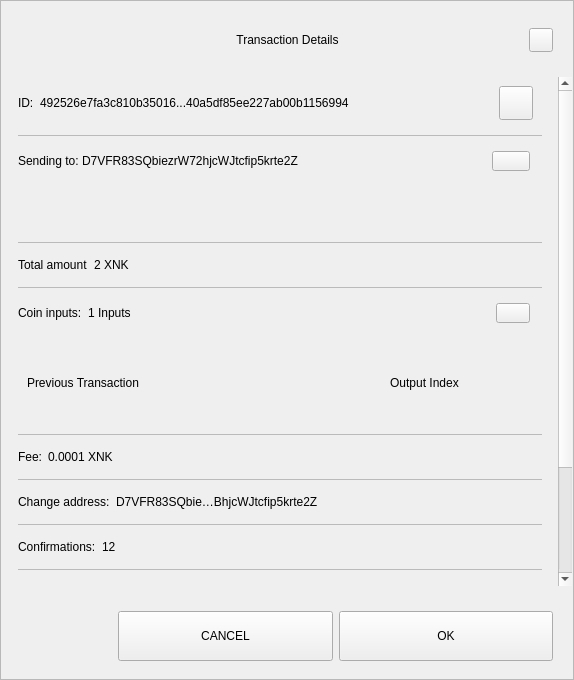
<?xml version="1.0" encoding="UTF-8"?>
<ui version="4.0">
 <class>TxDetailDialog</class>
 <widget class="QWidget" name="TxDetailDialog">
  <property name="geometry">
   <rect>
    <x>0</x>
    <y>0</y>
    <width>574</width>
    <height>680</height>
   </rect>
  </property>
  <property name="sizePolicy">
   <sizepolicy hsizetype="Preferred" vsizetype="Expanding">
    <horstretch>0</horstretch>
    <verstretch>0</verstretch>
   </sizepolicy>
  </property>
  <property name="minimumSize">
   <size>
    <width>574</width>
    <height>500</height>
   </size>
  </property>
  <property name="windowTitle">
   <string>Form</string>
  </property>
  <property name="styleSheet">
   <string notr="true"/>
  </property>
  <layout class="QVBoxLayout" name="verticalLayout_3">
   <property name="spacing">
    <number>0</number>
   </property>
   <property name="leftMargin">
    <number>0</number>
   </property>
   <property name="topMargin">
    <number>0</number>
   </property>
   <property name="rightMargin">
    <number>0</number>
   </property>
   <property name="bottomMargin">
    <number>0</number>
   </property>
   <item>
    <widget class="QFrame" name="frame">
     <property name="sizePolicy">
      <sizepolicy hsizetype="Preferred" vsizetype="Expanding">
       <horstretch>0</horstretch>
       <verstretch>0</verstretch>
      </sizepolicy>
     </property>
     <property name="styleSheet">
      <string notr="true"/>
     </property>
     <property name="frameShape">
      <enum>QFrame::StyledPanel</enum>
     </property>
     <property name="frameShadow">
      <enum>QFrame::Raised</enum>
     </property>
     <layout class="QVBoxLayout" name="verticalLayout">
      <property name="leftMargin">
       <number>0</number>
      </property>
      <property name="rightMargin">
       <number>0</number>
      </property>
      <item>
       <layout class="QHBoxLayout" name="horizontalLayout_3">
        <property name="spacing">
         <number>0</number>
        </property>
        <property name="leftMargin">
         <number>20</number>
        </property>
        <property name="topMargin">
         <number>10</number>
        </property>
        <property name="rightMargin">
         <number>20</number>
        </property>
        <item>
         <spacer name="horizontalSpacer_1">
          <property name="orientation">
           <enum>Qt::Horizontal</enum>
          </property>
          <property name="sizeHint" stdset="0">
           <size>
            <width>40</width>
            <height>20</height>
           </size>
          </property>
         </spacer>
        </item>
        <item>
         <widget class="QLabel" name="labelTitle">
          <property name="minimumSize">
           <size>
            <width>0</width>
            <height>40</height>
           </size>
          </property>
          <property name="maximumSize">
           <size>
            <width>16777215</width>
            <height>40</height>
           </size>
          </property>
          <property name="styleSheet">
           <string notr="true">padding-left:24px;</string>
          </property>
          <property name="text">
           <string>Transaction Details</string>
          </property>
          <property name="alignment">
           <set>Qt::AlignCenter</set>
          </property>
          <property name="margin">
           <number>7</number>
          </property>
         </widget>
        </item>
        <item>
         <spacer name="horizontalSpacer_2">
          <property name="orientation">
           <enum>Qt::Horizontal</enum>
          </property>
          <property name="sizeHint" stdset="0">
           <size>
            <width>40</width>
            <height>20</height>
           </size>
          </property>
         </spacer>
        </item>
        <item>
         <widget class="QPushButton" name="btnEsc">
          <property name="minimumSize">
           <size>
            <width>24</width>
            <height>24</height>
           </size>
          </property>
          <property name="maximumSize">
           <size>
            <width>24</width>
            <height>24</height>
           </size>
          </property>
          <property name="focusPolicy">
           <enum>Qt::NoFocus</enum>
          </property>
          <property name="text">
           <string/>
          </property>
         </widget>
        </item>
       </layout>
      </item>
      <item>
       <spacer name="verticalSpacer">
        <property name="orientation">
         <enum>Qt::Vertical</enum>
        </property>
        <property name="sizeType">
         <enum>QSizePolicy::Fixed</enum>
        </property>
        <property name="sizeHint" stdset="0">
         <size>
          <width>20</width>
          <height>10</height>
         </size>
        </property>
       </spacer>
      </item>
      <item>
       <widget class="QWidget" name="layoutScroll" native="true">
        <property name="minimumSize">
         <size>
          <width>0</width>
          <height>0</height>
         </size>
        </property>
        <layout class="QVBoxLayout" name="verticalLayout_4">
         <property name="leftMargin">
          <number>0</number>
         </property>
         <property name="topMargin">
          <number>0</number>
         </property>
         <property name="rightMargin">
          <number>0</number>
         </property>
         <item>
          <widget class="QScrollArea" name="scrollArea">
           <property name="styleSheet">
            <string notr="true">#scrollArea {
background:transparent;
}</string>
           </property>
           <property name="horizontalScrollBarPolicy">
            <enum>Qt::ScrollBarAlwaysOff</enum>
           </property>
           <property name="sizeAdjustPolicy">
            <enum>QAbstractScrollArea::AdjustIgnored</enum>
           </property>
           <property name="widgetResizable">
            <bool>true</bool>
           </property>
           <property name="alignment">
            <set>Qt::AlignLeading|Qt::AlignLeft|Qt::AlignTop</set>
           </property>
           <widget class="QWidget" name="scrollAreaWidgetContents">
            <property name="geometry">
             <rect>
              <x>0</x>
              <y>0</y>
              <width>556</width>
              <height>672</height>
             </rect>
            </property>
            <property name="autoFillBackground">
             <bool>false</bool>
            </property>
            <property name="styleSheet">
             <string notr="true">#scrollAreaWidgetContents {
background:transparent;
}</string>
            </property>
            <layout class="QVBoxLayout" name="verticalLayout_7">
             <property name="spacing">
              <number>0</number>
             </property>
             <property name="sizeConstraint">
              <enum>QLayout::SetDefaultConstraint</enum>
             </property>
             <property name="leftMargin">
              <number>0</number>
             </property>
             <property name="topMargin">
              <number>0</number>
             </property>
             <property name="rightMargin">
              <number>0</number>
             </property>
             <property name="bottomMargin">
              <number>0</number>
             </property>
             <item>
              <widget class="QWidget" name="content" native="true">
               <layout class="QVBoxLayout" name="verticalLayout_2">
                <property name="leftMargin">
                 <number>16</number>
                </property>
                <property name="topMargin">
                 <number>0</number>
                </property>
                <property name="rightMargin">
                 <number>16</number>
                </property>
                <item>
                 <widget class="QWidget" name="contentID" native="true">
                  <layout class="QHBoxLayout" name="horizontalLayout_12" stretch="0,1,0">
                   <property name="leftMargin">
                    <number>0</number>
                   </property>
                   <item>
                    <widget class="QLabel" name="labelId">
                     <property name="maximumSize">
                      <size>
                       <width>16777215</width>
                       <height>16777215</height>
                      </size>
                     </property>
                     <property name="text">
                      <string>ID:</string>
                     </property>
                    </widget>
                   </item>
                   <item>
                    <widget class="QLabel" name="textId">
                     <property name="text">
                      <string>492526e7fa3c810b35016...40a5df85ee227ab00b1156994</string>
                     </property>
                    </widget>
                   </item>
                   <item>
                    <widget class="QPushButton" name="pushCopy">
                     <property name="minimumSize">
                      <size>
                       <width>34</width>
                       <height>34</height>
                      </size>
                     </property>
                     <property name="maximumSize">
                      <size>
                       <width>34</width>
                       <height>34</height>
                      </size>
                     </property>
                     <property name="focusPolicy">
                      <enum>Qt::NoFocus</enum>
                     </property>
                     <property name="text">
                      <string/>
                     </property>
                     <property name="iconSize">
                      <size>
                       <width>24</width>
                       <height>24</height>
                      </size>
                     </property>
                    </widget>
                   </item>
                  </layout>
                 </widget>
                </item>
                <item>
                 <widget class="QLabel" name="labelDivider9">
                  <property name="maximumSize">
                   <size>
                    <width>16777215</width>
                    <height>1</height>
                   </size>
                  </property>
                  <property name="styleSheet">
                   <string notr="true">background-color:#bababa;</string>
                  </property>
                  <property name="text">
                   <string/>
                  </property>
                 </widget>
                </item>
                <item>
                 <widget class="QWidget" name="contentOutputs" native="true">
                  <layout class="QHBoxLayout" name="horizontalLayout_11" stretch="0,3,0">
                   <property name="spacing">
                    <number>0</number>
                   </property>
                   <property name="leftMargin">
                    <number>0</number>
                   </property>
                   <property name="rightMargin">
                    <number>12</number>
                   </property>
                   <item>
                    <widget class="QLabel" name="labelSend">
                     <property name="maximumSize">
                      <size>
                       <width>16777215</width>
                       <height>16777215</height>
                      </size>
                     </property>
                     <property name="text">
                      <string>Sending to: </string>
                     </property>
                    </widget>
                   </item>
                   <item>
                    <widget class="QLabel" name="textSend">
                     <property name="text">
                      <string>D7VFR83SQbiezrW72hjcWJtcfip5krte2Z </string>
                     </property>
                    </widget>
                   </item>
                   <item>
                    <widget class="QPushButton" name="pushOutputs">
                     <property name="minimumSize">
                      <size>
                       <width>34</width>
                       <height>20</height>
                      </size>
                     </property>
                     <property name="maximumSize">
                      <size>
                       <width>38</width>
                       <height>20</height>
                      </size>
                     </property>
                     <property name="focusPolicy">
                      <enum>Qt::NoFocus</enum>
                     </property>
                     <property name="styleSheet">
                      <string notr="true"/>
                     </property>
                     <property name="text">
                      <string/>
                     </property>
                    </widget>
                   </item>
                  </layout>
                 </widget>
                </item>
                <item>
                 <widget class="QScrollArea" name="outputsScrollArea">
                  <property name="minimumSize">
                   <size>
                    <width>0</width>
                    <height>50</height>
                   </size>
                  </property>
                  <property name="styleSheet">
                   <string notr="true">#outputsScrollArea {
background:transparent;
}</string>
                  </property>
                  <property name="widgetResizable">
                   <bool>true</bool>
                  </property>
                  <widget class="QWidget" name="container_outputs_base">
                   <property name="geometry">
                    <rect>
                     <x>0</x>
                     <y>0</y>
                     <width>522</width>
                     <height>48</height>
                    </rect>
                   </property>
                   <property name="styleSheet">
                    <string notr="true">#container_outputs_base {
background:transparent;
}</string>
                   </property>
                  </widget>
                 </widget>
                </item>
                <item>
                 <widget class="QLabel" name="labelDivider8">
                  <property name="maximumSize">
                   <size>
                    <width>16777215</width>
                    <height>1</height>
                   </size>
                  </property>
                  <property name="styleSheet">
                   <string notr="true">background-color:#bababa;</string>
                  </property>
                  <property name="text">
                   <string/>
                  </property>
                 </widget>
                </item>
                <item>
                 <widget class="QWidget" name="contentAmount" native="true">
                  <layout class="QHBoxLayout" name="horizontalLayout_4" stretch="0,1">
                   <property name="leftMargin">
                    <number>0</number>
                   </property>
                   <item>
                    <widget class="QLabel" name="labelAmount">
                     <property name="maximumSize">
                      <size>
                       <width>16777215</width>
                       <height>16777215</height>
                      </size>
                     </property>
                     <property name="text">
                      <string>Total amount</string>
                     </property>
                    </widget>
                   </item>
                   <item>
                    <widget class="QLabel" name="textAmount">
                     <property name="text">
                      <string>2 XNK</string>
                     </property>
                    </widget>
                   </item>
                  </layout>
                 </widget>
                </item>
                <item>
                 <widget class="QLabel" name="labelDivider6">
                  <property name="maximumSize">
                   <size>
                    <width>16777215</width>
                    <height>1</height>
                   </size>
                  </property>
                  <property name="styleSheet">
                   <string notr="true">background-color:#bababa;</string>
                  </property>
                  <property name="text">
                   <string/>
                  </property>
                 </widget>
                </item>
                <item>
                 <widget class="QWidget" name="contentInputs" native="true">
                  <layout class="QHBoxLayout" name="horizontalLayout" stretch="0,2,0">
                   <property name="leftMargin">
                    <number>0</number>
                   </property>
                   <property name="rightMargin">
                    <number>12</number>
                   </property>
                   <item>
                    <widget class="QLabel" name="labelInputs">
                     <property name="sizePolicy">
                      <sizepolicy hsizetype="Minimum" vsizetype="Preferred">
                       <horstretch>0</horstretch>
                       <verstretch>0</verstretch>
                      </sizepolicy>
                     </property>
                     <property name="maximumSize">
                      <size>
                       <width>16777215</width>
                       <height>16777215</height>
                      </size>
                     </property>
                     <property name="text">
                      <string>Coin inputs:</string>
                     </property>
                    </widget>
                   </item>
                   <item>
                    <widget class="QLabel" name="textInputs">
                     <property name="text">
                      <string>1 Inputs</string>
                     </property>
                    </widget>
                   </item>
                   <item>
                    <widget class="QPushButton" name="pushInputs">
                     <property name="maximumSize">
                      <size>
                       <width>34</width>
                       <height>20</height>
                      </size>
                     </property>
                     <property name="focusPolicy">
                      <enum>Qt::NoFocus</enum>
                     </property>
                     <property name="styleSheet">
                      <string notr="true"/>
                     </property>
                     <property name="text">
                      <string/>
                     </property>
                    </widget>
                   </item>
                  </layout>
                 </widget>
                </item>
                <item>
                 <widget class="QFrame" name="gridInputs">
                  <property name="sizePolicy">
                   <sizepolicy hsizetype="Preferred" vsizetype="MinimumExpanding">
                    <horstretch>0</horstretch>
                    <verstretch>0</verstretch>
                   </sizepolicy>
                  </property>
                  <property name="minimumSize">
                   <size>
                    <width>0</width>
                    <height>90</height>
                   </size>
                  </property>
                  <layout class="QGridLayout" name="gridLayoutInput" columnstretch="5,2" rowminimumheight="0">
                   <property name="sizeConstraint">
                    <enum>QLayout::SetMaximumSize</enum>
                   </property>
                   <property name="verticalSpacing">
                    <number>0</number>
                   </property>
                   <item row="0" column="0" alignment="Qt::AlignLeft">
                    <widget class="QLabel" name="labelTitlePrevTx">
                     <property name="text">
                      <string>Previous Transaction</string>
                     </property>
                    </widget>
                   </item>
                   <item row="0" column="1" alignment="Qt::AlignLeft">
                    <widget class="QLabel" name="labelOutputIndex">
                     <property name="text">
                      <string>Output Index</string>
                     </property>
                     <property name="alignment">
                      <set>Qt::AlignCenter</set>
                     </property>
                    </widget>
                   </item>
                  </layout>
                 </widget>
                </item>
                <item>
                 <widget class="QLabel" name="labelDivider1">
                  <property name="maximumSize">
                   <size>
                    <width>16777215</width>
                    <height>1</height>
                   </size>
                  </property>
                  <property name="styleSheet">
                   <string notr="true">background-color:#bababa;</string>
                  </property>
                  <property name="text">
                   <string/>
                  </property>
                 </widget>
                </item>
                <item>
                 <widget class="QWidget" name="contentFee" native="true">
                  <layout class="QHBoxLayout" name="horizontalLayout_7" stretch="0,1">
                   <property name="leftMargin">
                    <number>0</number>
                   </property>
                   <item>
                    <widget class="QLabel" name="labelFee">
                     <property name="maximumSize">
                      <size>
                       <width>16777215</width>
                       <height>16777215</height>
                      </size>
                     </property>
                     <property name="text">
                      <string>Fee:</string>
                     </property>
                    </widget>
                   </item>
                   <item>
                    <widget class="QLabel" name="textFee">
                     <property name="text">
                      <string>0.0001 XNK</string>
                     </property>
                    </widget>
                   </item>
                  </layout>
                 </widget>
                </item>
                <item>
                 <widget class="QLabel" name="labelDivider2">
                  <property name="maximumSize">
                   <size>
                    <width>16777215</width>
                    <height>1</height>
                   </size>
                  </property>
                  <property name="styleSheet">
                   <string notr="true">background-color:#bababa;</string>
                  </property>
                  <property name="text">
                   <string/>
                  </property>
                 </widget>
                </item>
                <item>
                 <widget class="QWidget" name="contentChangeAddress" native="true">
                  <layout class="QHBoxLayout" name="horizontalLayout_6" stretch="0,1">
                   <property name="leftMargin">
                    <number>0</number>
                   </property>
                   <item>
                    <widget class="QLabel" name="labelChange">
                     <property name="maximumSize">
                      <size>
                       <width>16777215</width>
                       <height>16777215</height>
                      </size>
                     </property>
                     <property name="text">
                      <string>Change address:</string>
                     </property>
                    </widget>
                   </item>
                   <item>
                    <widget class="QLabel" name="textChange">
                     <property name="text">
                      <string>D7VFR83SQbie…BhjcWJtcfip5krte2Z </string>
                     </property>
                    </widget>
                   </item>
                  </layout>
                 </widget>
                </item>
                <item>
                 <widget class="QLabel" name="labelDivider4">
                  <property name="maximumSize">
                   <size>
                    <width>16777215</width>
                    <height>1</height>
                   </size>
                  </property>
                  <property name="styleSheet">
                   <string notr="true">background-color:#bababa;</string>
                  </property>
                  <property name="text">
                   <string/>
                  </property>
                 </widget>
                </item>
                <item>
                 <widget class="QWidget" name="contentConfirmations" native="true">
                  <layout class="QHBoxLayout" name="horizontalLayout_8" stretch="0,1">
                   <property name="leftMargin">
                    <number>0</number>
                   </property>
                   <item>
                    <widget class="QLabel" name="labelConfirmations">
                     <property name="maximumSize">
                      <size>
                       <width>16777215</width>
                       <height>16777215</height>
                      </size>
                     </property>
                     <property name="text">
                      <string>Confirmations:</string>
                     </property>
                    </widget>
                   </item>
                   <item>
                    <widget class="QLabel" name="textConfirmations">
                     <property name="text">
                      <string>12</string>
                     </property>
                    </widget>
                   </item>
                  </layout>
                 </widget>
                </item>
                <item>
                 <widget class="QLabel" name="labelDivider7">
                  <property name="maximumSize">
                   <size>
                    <width>16777215</width>
                    <height>1</height>
                   </size>
                  </property>
                  <property name="styleSheet">
                   <string notr="true">background-color:#bababa;</string>
                  </property>
                  <property name="text">
                   <string/>
                  </property>
                 </widget>
                </item>
                <item>
                 <widget class="QWidget" name="contentSize" native="true">
                  <layout class="QHBoxLayout" name="horizontalLayout_9" stretch="0,1">
                   <property name="leftMargin">
                    <number>0</number>
                   </property>
                   <item>
                    <widget class="QLabel" name="labelSize">
                     <property name="maximumSize">
                      <size>
                       <width>16777215</width>
                       <height>16777215</height>
                      </size>
                     </property>
                     <property name="text">
                      <string>Size:</string>
                     </property>
                    </widget>
                   </item>
                   <item>
                    <widget class="QLabel" name="textSize">
                     <property name="text">
                      <string>2 kB</string>
                     </property>
                    </widget>
                   </item>
                  </layout>
                 </widget>
                </item>
                <item>
                 <widget class="QLabel" name="labelDivider3">
                  <property name="maximumSize">
                   <size>
                    <width>16777215</width>
                    <height>1</height>
                   </size>
                  </property>
                  <property name="styleSheet">
                   <string notr="true">background-color:#bababa;</string>
                  </property>
                  <property name="text">
                   <string/>
                  </property>
                 </widget>
                </item>
                <item>
                 <widget class="QWidget" name="contentDate" native="true">
                  <layout class="QHBoxLayout" name="horizontalLayout_5" stretch="0,1">
                   <property name="leftMargin">
                    <number>0</number>
                   </property>
                   <item>
                    <widget class="QLabel" name="labelDate">
                     <property name="maximumSize">
                      <size>
                       <width>16777215</width>
                       <height>16777215</height>
                      </size>
                     </property>
                     <property name="text">
                      <string>Date:</string>
                     </property>
                    </widget>
                   </item>
                   <item>
                    <widget class="QLabel" name="textDate">
                     <property name="text">
                      <string>May 25, 2017</string>
                     </property>
                    </widget>
                   </item>
                  </layout>
                 </widget>
                </item>
                <item>
                 <widget class="QLabel" name="labelDivider5">
                  <property name="maximumSize">
                   <size>
                    <width>16777215</width>
                    <height>1</height>
                   </size>
                  </property>
                  <property name="styleSheet">
                   <string notr="true">background-color:#bababa;</string>
                  </property>
                  <property name="text">
                   <string/>
                  </property>
                 </widget>
                </item>
                <item>
                 <widget class="QWidget" name="contentStatus" native="true">
                  <layout class="QHBoxLayout" name="horizontalLayout_10" stretch="0,1">
                   <property name="leftMargin">
                    <number>0</number>
                   </property>
                   <item>
                    <widget class="QLabel" name="labelStatus">
                     <property name="maximumSize">
                      <size>
                       <width>16777215</width>
                       <height>16777215</height>
                      </size>
                     </property>
                     <property name="text">
                      <string>Status:</string>
                     </property>
                    </widget>
                   </item>
                   <item>
                    <widget class="QLabel" name="textStatus">
                     <property name="text">
                      <string>Spendable</string>
                     </property>
                    </widget>
                   </item>
                  </layout>
                 </widget>
                </item>
                <item>
                 <spacer name="verticalSpacer_2">
                  <property name="orientation">
                   <enum>Qt::Vertical</enum>
                  </property>
                  <property name="sizeType">
                   <enum>QSizePolicy::Expanding</enum>
                  </property>
                  <property name="sizeHint" stdset="0">
                   <size>
                    <width>20</width>
                    <height>10</height>
                   </size>
                  </property>
                 </spacer>
                </item>
                <item>
                 <widget class="QLabel" name="labelWarning">
                  <property name="text">
                   <string>TextLabel</string>
                  </property>
                  <property name="alignment">
                   <set>Qt::AlignCenter</set>
                  </property>
                 </widget>
                </item>
               </layout>
              </widget>
             </item>
            </layout>
           </widget>
          </widget>
         </item>
        </layout>
       </widget>
      </item>
      <item>
       <widget class="QWidget" name="containerButtons" native="true">
        <layout class="QHBoxLayout" name="horizontalLayout1" stretch="1,2,2">
         <property name="leftMargin">
          <number>10</number>
         </property>
         <property name="rightMargin">
          <number>20</number>
         </property>
         <item>
          <spacer name="horizontalSpacer_3">
           <property name="orientation">
            <enum>Qt::Horizontal</enum>
           </property>
           <property name="sizeHint" stdset="0">
            <size>
             <width>40</width>
             <height>20</height>
            </size>
           </property>
          </spacer>
         </item>
         <item>
          <widget class="QPushButton" name="btnCancel">
           <property name="minimumSize">
            <size>
             <width>200</width>
             <height>50</height>
            </size>
           </property>
           <property name="focusPolicy">
            <enum>Qt::NoFocus</enum>
           </property>
           <property name="text">
            <string>CANCEL</string>
           </property>
          </widget>
         </item>
         <item>
          <widget class="QPushButton" name="btnSave">
           <property name="minimumSize">
            <size>
             <width>200</width>
             <height>50</height>
            </size>
           </property>
           <property name="focusPolicy">
            <enum>Qt::NoFocus</enum>
           </property>
           <property name="text">
            <string>OK</string>
           </property>
          </widget>
         </item>
        </layout>
       </widget>
      </item>
     </layout>
    </widget>
   </item>
  </layout>
 </widget>
 <resources/>
 <connections/>
</ui>
